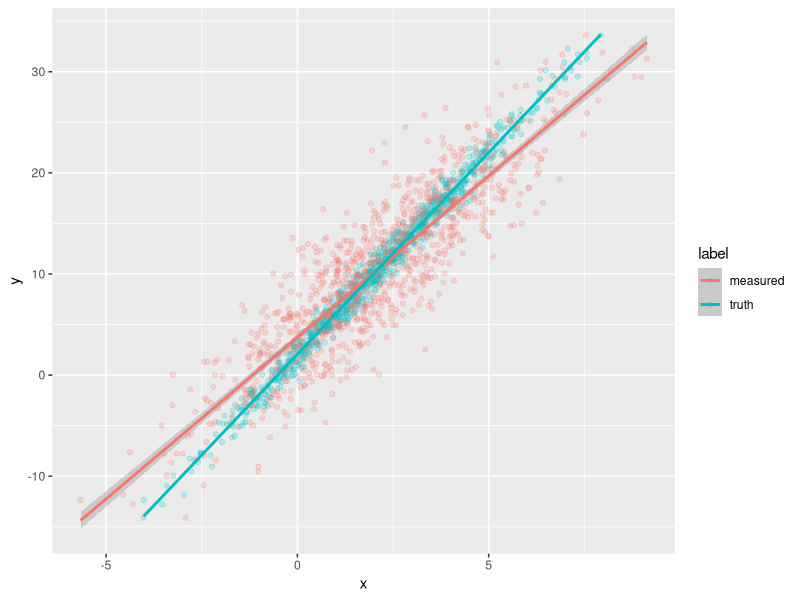
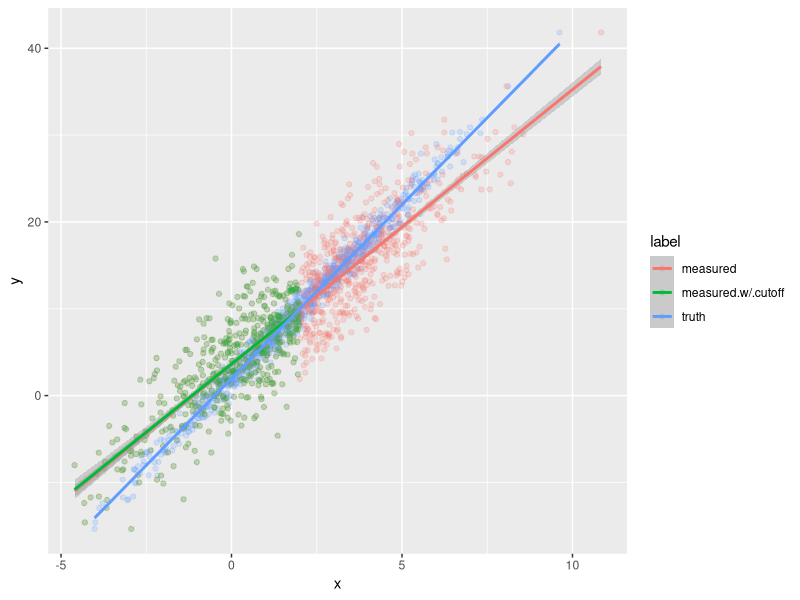
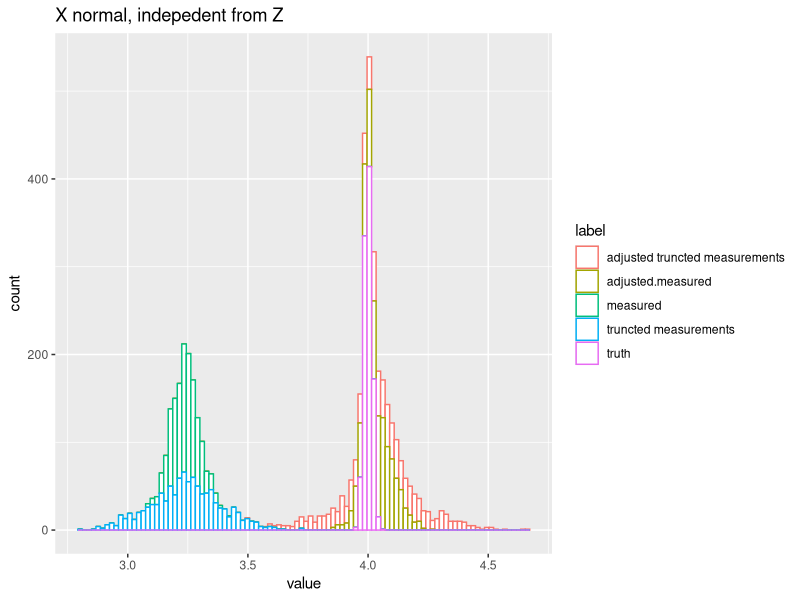
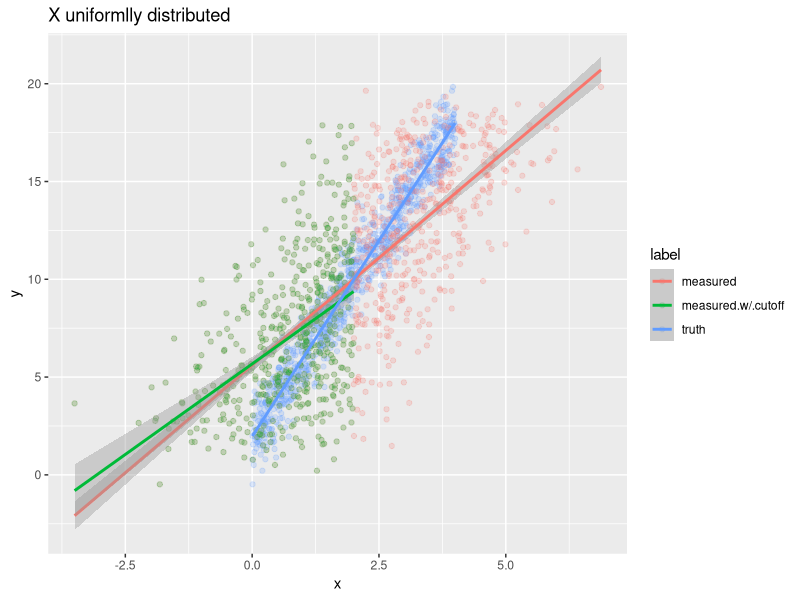
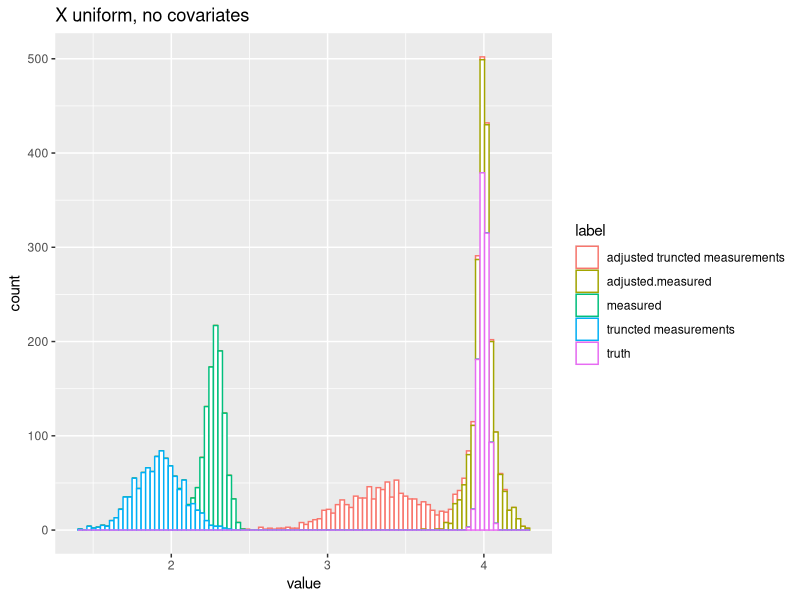
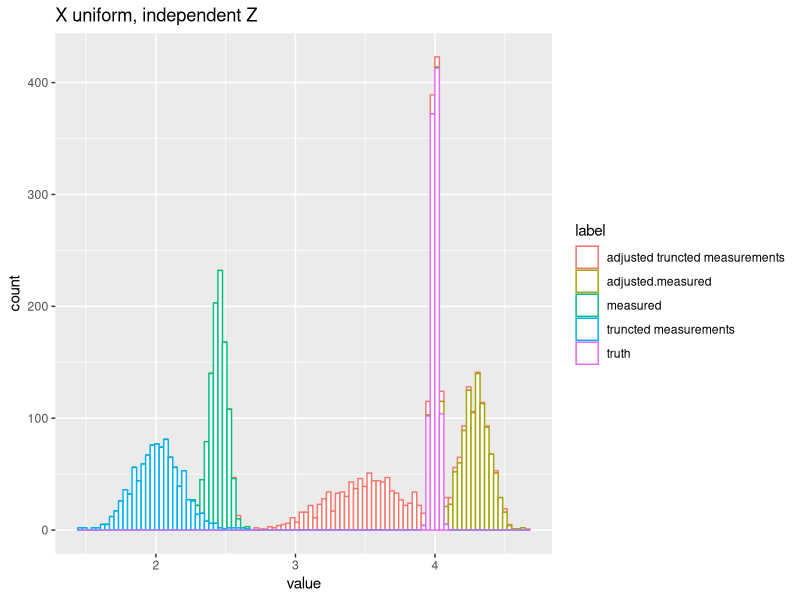

Generate these figures, in order, with R:
## ---- chunk 1
library(ggplot2)
library(dplyr)

## ---- chunk 2
#

x<- rnorm(1000,2,2)
w1<- x + rnorm(1000,0,1)
w2<- x + rnorm(1000,0,1)
#
d<-data.frame(x,w1,w2)
# selection
ds<-d%>%filter(w1<2)

summary(ds$w1)
summary(ds$w2)

t.test(ds$w1,ds$w2)

wilcox.test(ds$w1,ds$w2)


## ---- chunk 3

## Classical measurement error

n<-1000
x<- rnorm(n,2,2)#uniform will cause more difference
#x<- runif(n,0,4)#uniform will cause more difference
beta0<-2
beta1<-4
y<-beta0+beta1*x+rnorm(n,0,1)
w<-x+rnorm(n,0,1)#w and y bi-variate normal

d1<-data.frame(y,x,label = "truth")
d2<-data.frame(y,x = w,label = "measured")
d<-rbind(d1,d2)

ggplot(data = d)+
  geom_point(aes(x,y,col = label),alpha = 0.2)+
  geom_smooth(aes(x,y,col = label),method = "lm",formula = "y~x")

## ---- chunk 4
set.seed(1)
n<-1000
x<- rnorm(n,2,2)#uniform will cause more difference
#x<- runif(n,0,4)#uniform will cause more difference
beta0<-2
beta1<-4
y<-beta0+beta1*x+rnorm(n,0,1)
w<-x+rnorm(n,0,1)#w and y bi-variate normal

d1<-data.frame(y,x,label = "truth")
d2<-data.frame(y,x = w,label = "measured")
d<-rbind(d1,d2)



d.sub<-d%>%filter(x<2)%>%filter(label=="measured")
d.sub$label<-"measured.w/.cutoff"

d<-rbind(d,d.sub)
ggplot(data = d)+
  geom_point(aes(x,y,col = label),alpha = 0.2)+
  geom_smooth(aes(x,y,col = label),method = "lm",formula = "y~x")
## ---- chunk 5
true.slope<-NULL
true.intercept<-NULL

m.slope<-NULL
m.intercept<-NULL

ms.slope<-NULL
ms.intercept<-NULL

for(i in 1:1000){
  #print(i)
  n<-1000
  alpha<-1
  t<-c(rep(0,n/2),rep(1,n/2))
  x<- rnorm(n,2,2) + alpha*t #uniform will cause difference
  beta0<-2
  beta1<-4
  y<-beta0+beta1*x+rnorm(n,0,1)
  w<-x+rnorm(n,0,1)#w and y bi-variate normal
  
  d1<-data.frame(y,x,label = "truth")
  d2<-data.frame(y,x = w,label = "measured")
  d<-rbind(d1,d2)
  
  ggplot(data = d)+
    geom_point(aes(x,y,col = label),alpha = 0.2)+
    geom_smooth(aes(x,y,col = label),method = "lm",formula = "y~x")+
    ggtitle("X normally distributed")
  
  
  d.sub<-d%>%filter(x<2)%>%filter(label=="measured")
  d.sub$label<-"measured.w/.cutoff"
  
  d<-rbind(d,d.sub)
  # ggplot(data = d)+
  #   geom_point(aes(x,y,col = label),alpha = 0.2)+
  #   geom_smooth(aes(x,y,col = label),method = "lm",formula = "y~x")
  
  
  
  ## With numbers
  fit1<-lm(y~x,data = d%>%filter(label == "truth"))
  fit2<-lm(y~x,data = d%>%filter(label == "measured"))
  fit3<-lm(y~x,data = d%>%filter(label == "measured.w/.cutoff"))
  
  
  true.intercept[i]<-fit1$coefficients[1]
  true.slope[i]<-fit1$coefficients[2]
  
  m.intercept[i]<-fit2$coefficients[1]
  m.slope[i]<-fit2$coefficients[2]
  
  ms.intercept[i]<-fit3$coefficients[1]
  ms.slope[i]<-fit3$coefficients[2]
  
  
}



summary(true.slope)
summary(m.slope)
summary(ms.slope)

sigma2.x<-4
sigma2.u<-1


lambda<-sigma2.x / (sigma2.u + sigma2.x) #0.8
#lambda1<-sd(d.sub$x)^2 / (sigma2.u + sd(d.sub$x)^2) #0.8

df<-rbind(data.frame(value = true.slope,label = "truth"),
          data.frame(value = m.slope/lambda,label = "adjusted.measured"),
          data.frame(value = m.slope,label = "measured "),
          data.frame(value = ms.slope,label = "truncted measurements"),
          data.frame(value = ms.slope/lambda,label = "adjusted truncted measurements"))

ggplot(data = df)+
  geom_histogram(aes(x = value,color = label),fill = "white",bins = 100)+
  ggtitle("X normal, indepedent from Z")



## ---- chunk 6
set.seed(1)
n<-1000
#x<- rnorm(n,2,2)#uniform will cause more difference
x<- runif(n,0,4)#uniform will cause more difference
beta0<-2
beta1<-4
y<-beta0+beta1*x+rnorm(n,0,1)
w<-x+rnorm(n,0,1)#w and y bi-variate normal

d1<-data.frame(y,x,label = "truth")
d2<-data.frame(y,x = w,label = "measured")
d<-rbind(d1,d2)

d.sub<-d%>%filter(x<2)%>%filter(label=="measured")
d.sub$label<-"measured.w/.cutoff"

d<-rbind(d,d.sub)
ggplot(data = d)+
  geom_point(aes(x,y,col = label),alpha = 0.2)+
  geom_smooth(aes(x,y,col = label),method = "lm",formula = "y~x")+
  ggtitle("X uniformlly distributed")
## ---- chunk 7
true.slope<-NULL
true.intercept<-NULL

m.slope<-NULL
m.intercept<-NULL

ms.slope<-NULL
ms.intercept<-NULL

for(i in 1:1000){
  #print(i)
  n<-1000
  alpha<-1
  t<-c(rep(0,n/2),rep(1,n/2))
  x<- runif(n,0,4)  #uniform will cause difference
  beta0<-2
  beta1<-4
  y<-beta0+beta1*x+rnorm(n,0,1)
  w<-x+rnorm(n,0,1)#w and y bi-variate normal
  
  d1<-data.frame(y,x,label = "truth")
  d2<-data.frame(y,x = w,label = "measured")
  d<-rbind(d1,d2)
  
  ggplot(data = d)+
    geom_point(aes(x,y,col = label),alpha = 0.2)+
    geom_smooth(aes(x,y,col = label),method = "lm",formula = "y~x")
  
  
  d.sub<-d%>%filter(x<2)%>%filter(label=="measured")
  d.sub$label<-"measured.w/.cutoff"
  
  d<-rbind(d,d.sub)
  # ggplot(data = d)+
  #   geom_point(aes(x,y,col = label),alpha = 0.2)+
  #   geom_smooth(aes(x,y,col = label),method = "lm",formula = "y~x")
  
  
  
  ## With numbers
  fit1<-lm(y~x,data = d%>%filter(label == "truth"))
  fit2<-lm(y~x,data = d%>%filter(label == "measured"))
  fit3<-lm(y~x,data = d%>%filter(label == "measured.w/.cutoff"))
  
  
  true.intercept[i]<-fit1$coefficients[1]
  true.slope[i]<-fit1$coefficients[2]
  
  m.intercept[i]<-fit2$coefficients[1]
  m.slope[i]<-fit2$coefficients[2]
  
  ms.intercept[i]<-fit3$coefficients[1]
  ms.slope[i]<-fit3$coefficients[2]
  
  
}



summary(true.slope)
summary(m.slope)
summary(ms.slope)

sigma2.x<-4^2/12
sigma2.u<-1


lambda<-sigma2.x / (sigma2.u + sigma2.x) #0.8
#lambda1<-sd(d.sub$x)^2 / (sigma2.u + sd(d.sub$x)^2) #0.8

df<-rbind(data.frame(value = true.slope,label = "truth"),
          data.frame(value = m.slope/lambda,label = "adjusted.measured"),
          data.frame(value = m.slope,label = "measured "),
          data.frame(value = ms.slope,label = "truncted measurements"),
          data.frame(value = ms.slope/lambda,label = "adjusted truncted measurements"))

ggplot(data = df)+
  geom_histogram(aes(x = value,color = label),fill = "white",bins = 100)+
  ggtitle("X uniform, no covariates")



## ---- chunk 8
true.slope<-NULL
true.intercept<-NULL

m.slope<-NULL
m.intercept<-NULL

ms.slope<-NULL
ms.intercept<-NULL

for(i in 1:1000){
  #print(i)
  n<-1000
  alpha<-1
  t<-c(rep(0,n/2),rep(1,n/2))
  x<- runif(n,0,4) + t*alpha #uniform will cause difference
  beta0<-2
  beta1<-4
  y<-beta0+beta1*x+rnorm(n,0,1)
  w<-x+rnorm(n,0,1)#w and y bi-variate normal
  
  d1<-data.frame(y,x,label = "truth")
  d2<-data.frame(y,x = w,label = "measured")
  d<-rbind(d1,d2)
  
  ggplot(data = d)+
    geom_point(aes(x,y,col = label),alpha = 0.2)+
    geom_smooth(aes(x,y,col = label),method = "lm",formula = "y~x")
  
  
  d.sub<-d%>%filter(x<2)%>%filter(label=="measured")
  d.sub$label<-"measured.w/.cutoff"
  
  d<-rbind(d,d.sub)
  # ggplot(data = d)+
  #   geom_point(aes(x,y,col = label),alpha = 0.2)+
  #   geom_smooth(aes(x,y,col = label),method = "lm",formula = "y~x")
  
  
  
  ## With numbers
  fit1<-lm(y~x,data = d%>%filter(label == "truth"))
  fit2<-lm(y~x,data = d%>%filter(label == "measured"))
  fit3<-lm(y~x,data = d%>%filter(label == "measured.w/.cutoff"))
  
  
  true.intercept[i]<-fit1$coefficients[1]
  true.slope[i]<-fit1$coefficients[2]
  
  m.intercept[i]<-fit2$coefficients[1]
  m.slope[i]<-fit2$coefficients[2]
  
  ms.intercept[i]<-fit3$coefficients[1]
  ms.slope[i]<-fit3$coefficients[2]
  
  
}



summary(true.slope)
summary(m.slope)
summary(ms.slope)

sigma2.x<-4^2/12
sigma2.u<-1


lambda<-sigma2.x / (sigma2.u + sigma2.x) #0.8
#lambda1<-sd(d.sub$x)^2 / (sigma2.u + sd(d.sub$x)^2) #0.8

df<-rbind(data.frame(value = true.slope,label = "truth"),
          data.frame(value = m.slope/lambda,label = "adjusted.measured"),
          data.frame(value = m.slope,label = "measured "),
          data.frame(value = ms.slope,label = "truncted measurements"),
          data.frame(value = ms.slope/lambda,label = "adjusted truncted measurements"))

ggplot(data = df)+
  geom_histogram(aes(x = value,color = label),fill = "white",bins = 100)+
  ggtitle("X uniform, independent Z")



